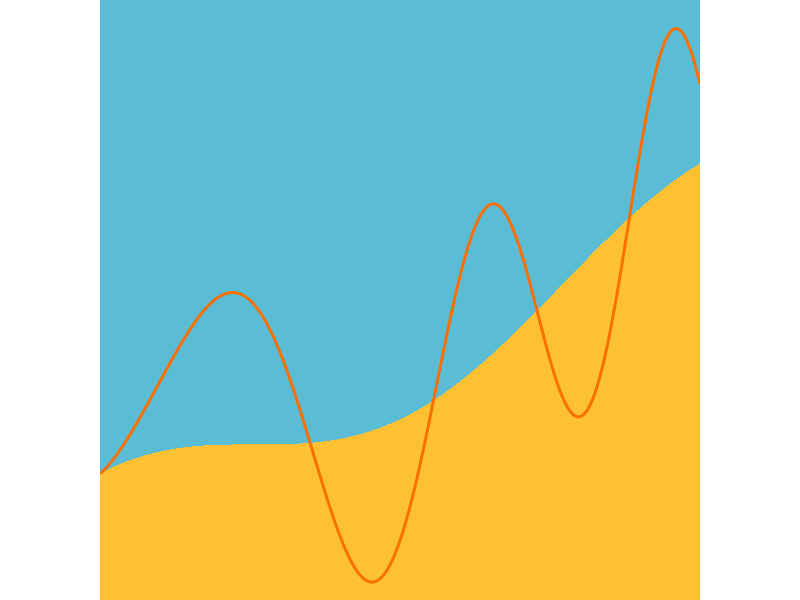
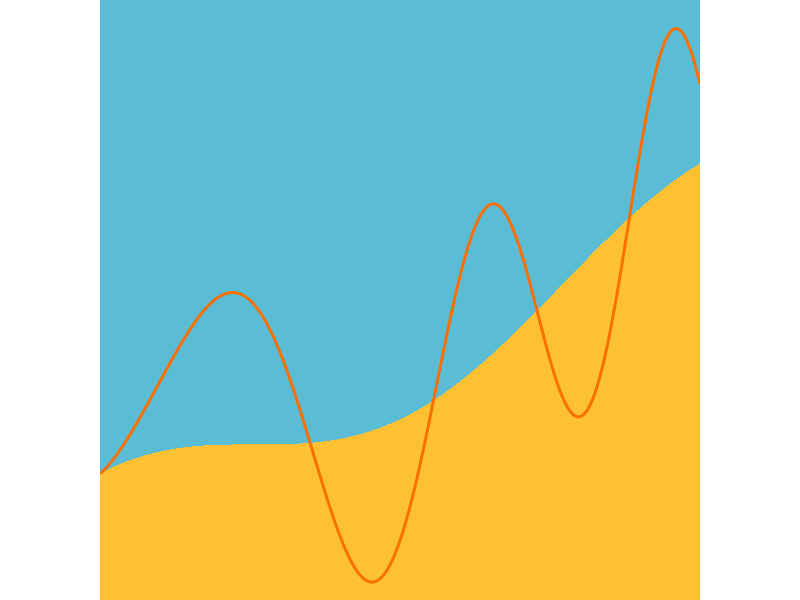
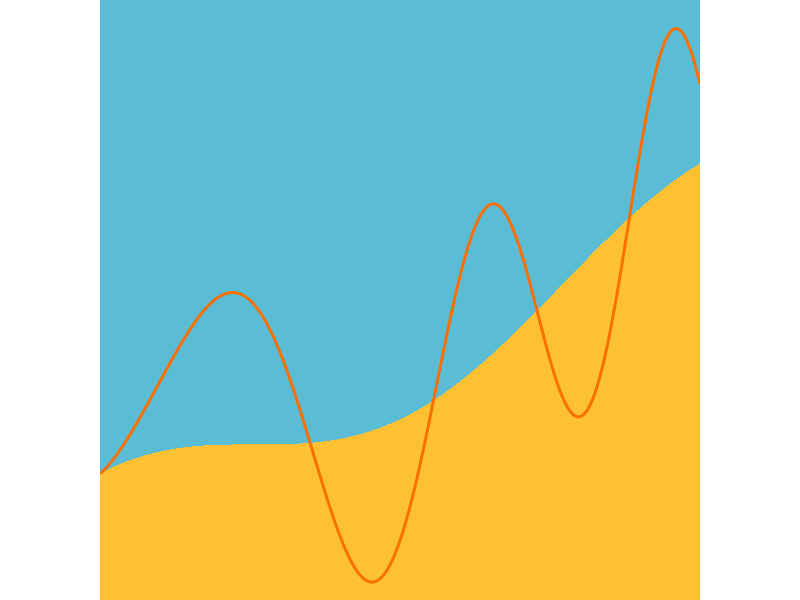
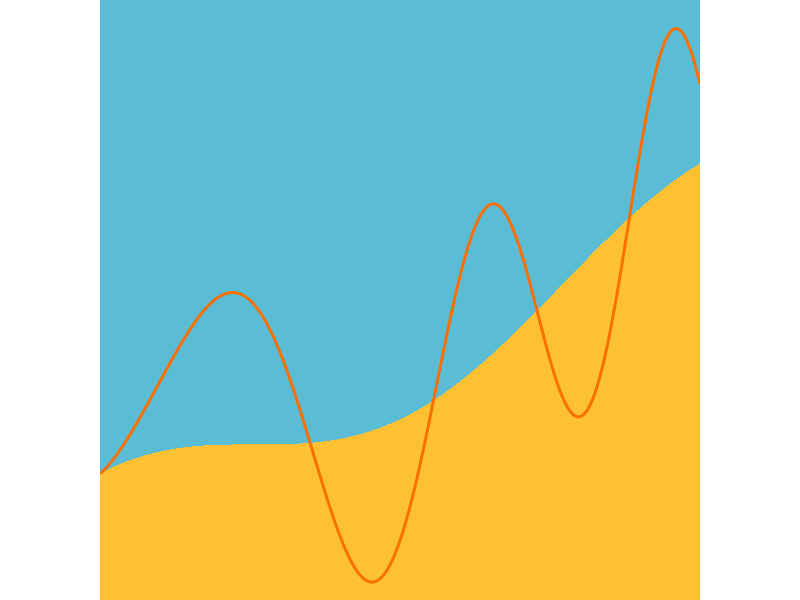
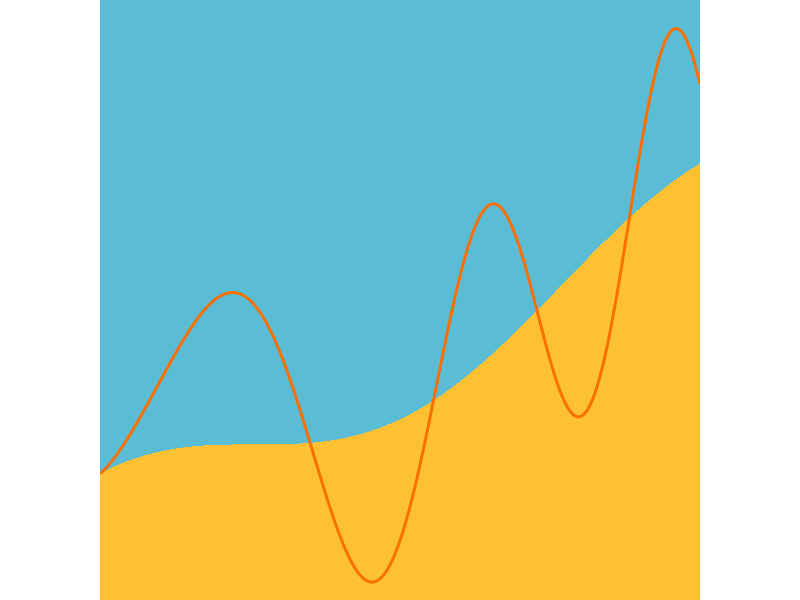

Recreate these plots in R, in order.
library(ggplot2)
library(svglite)

## Colors
y1_color <- "#FEC134"
y2_color <- "#FA6F00"
y3_color <- "#5BBCD6"


##

df <- data.frame(x = seq(0, 0.975 * 2 * pi, length.out = 1000))

df$y1 <- cos(df$x) + df$x + 1.5
df$y2 <- df$y1 + 3 * sin(df$x ^ (3 / 2))

p <-
  df |>
  ggplot(aes(
    x = x
  )) +
  geom_area(aes(y = y1, fill = "y1")) +
  geom_ribbon(
    aes(
      xmin = x,
      xmax = x,
      ymin = y1,
      ymax = +Inf
    ),
    fill = y3_color
  ) +
  geom_line(aes(y = y2), color = y2_color, linewidth = 1) +
  scale_x_continuous(expand = c(0, 0), limits = c(0, 0.975 * 2 * pi)) +
  scale_y_continuous(expand = c(0, 0), limits = c(0, 1.05 * max(df$y2))) +
  scale_fill_manual(values = c(
    y1 = y1_color,
    y2 = y2_color
  )) +
  theme_void() +
  theme(
    legend.position = "none",
    aspect.ratio = 1,
    plot.margin = margin(0, 0, 0, 0),
    axis.ticks.length = unit(0, "pt")
  )

p

## Save one as a png with 32 x 32 pixels
ggsave(
  "./static-content/logo/logo-32x32.png",
  p,
  width = 1,
  height = 1,
  scale = 1,
  dpi = 32,
  bg = "transparent"
)

## Save one as a png with 180 x 180 pixels
ggsave(
  "./static-content/logo/logo-180x180.png",
  p,
  width = 1,
  height = 1,
  dpi = 180,
  bg = "transparent"
)

## Save one as a png with 180 x 180 pixels, for apple touch icon
## Key to set background solid
ggsave(
  "./static-content/logo/apple-touch-icon.png",
  p,
  width = 1,
  height = 1,
  dpi = 180,
  bg = "gray50"
)

## Save one as SVG
ggsave(
  "./static-content/logo/logo.svg",
  p,
  width = 0.5,
  height = 0.5,
  scale = 1,
  bg = "transparent"
)
